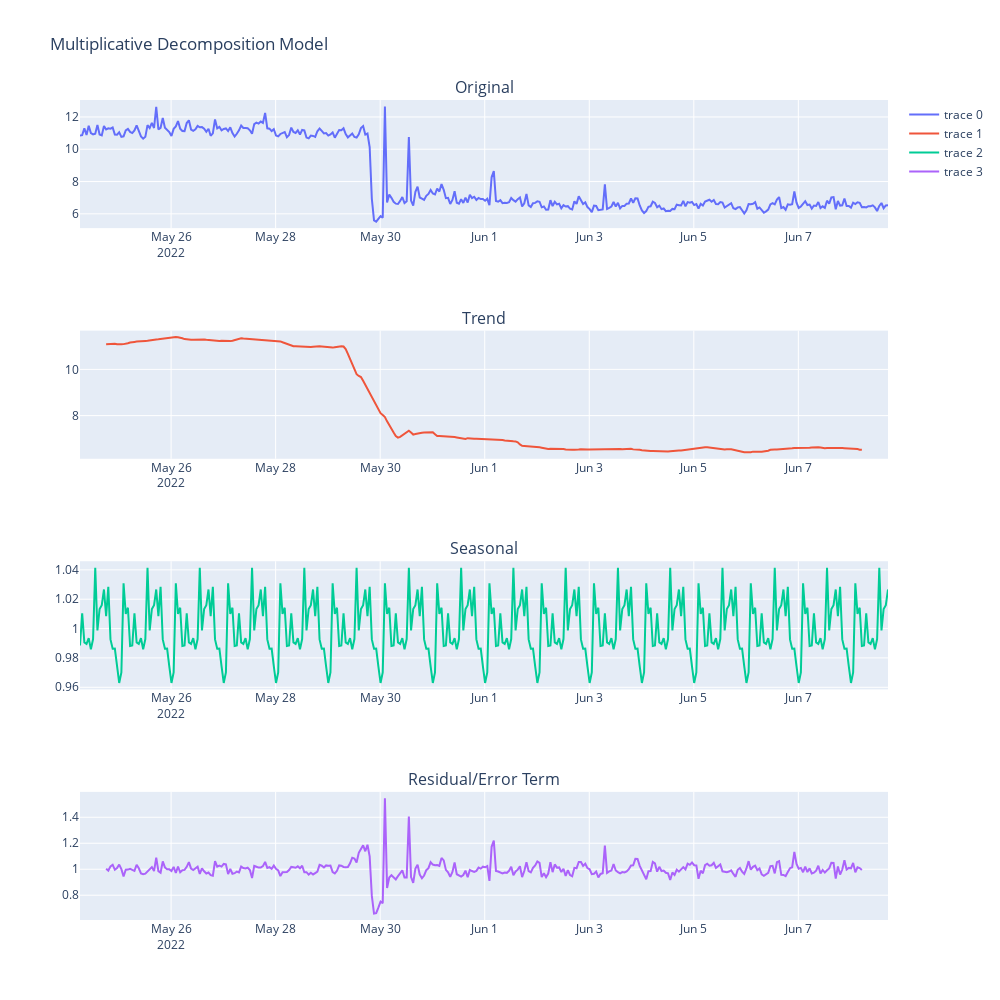

Notebook cell for this chart:
### Code cell
#fig4.add_trace(go.scatter(x=trend.index, y=seasonal),row=1,col=1)
fig5 = make_subplots(rows=4, cols=1,subplot_titles=("Original", "Trend", "Seasonal", "Residual/Error Term"))
fig5.add_trace(go.Scatter(x=sample_df_decomp.index, y=sample_df_decomp.Cpu_usage),row=1, col=1)
fig5.add_trace(go.Scatter(x=trend2.index, y=trend2),row=2, col=1)
fig5.add_trace(go.Scatter(x=seasonal2.index, y=seasonal2),row=3, col=1)
fig5.add_trace(go.Scatter(x=residual2.index, y=residual2),row=4, col=1)
fig5.update_layout(height=1000, width=1000, title_text="Multiplicative Decomposition Model")
fig5.show()

### Figure 1 — Plotly figure (JSON) as saved in the notebook; plotly's stock layout.template omitted (floating-point values rounded to 4 significant figures; data arrays with more than 128 entries replaced by an {"elided": "..."} marker saying what was removed)
{"data": [{"type": "scatter", "x": {"elided": "372 str values"}, "xaxis": "x", "y": {"elided": "372 float values"}, "yaxis": "y"}, {"type": "scatter", "x": {"elided": "372 str values"}, "xaxis": "x2", "y": {"elided": "372 float values"}, "yaxis": "y2"}, {"type": "scatter", "x": {"elided": "372 str values"}, "xaxis": "x3", "y": {"elided": "372 float values"}, "yaxis": "y3"}, {"type": "scatter", "x": {"elided": "372 str values"}, "xaxis": "x4", "y": {"elided": "372 float values"}, "yaxis": "y4"}], "layout": {"annotations": [{"font": {"size": 16}, "showarrow": false, "text": "Original", "x": 0.5, "xanchor": "center", "xref": "paper", "y": 1, "yanchor": "bottom", "yref": "paper"}, {"font": {"size": 16}, "showarrow": false, "text": "Trend", "x": 0.5, "xanchor": "center", "xref": "paper", "y": 0.7188, "yanchor": "bottom", "yref": "paper"}, {"font": {"size": 16}, "showarrow": false, "text": "Seasonal", "x": 0.5, "xanchor": "center", "xref": "paper", "y": 0.4375, "yanchor": "bottom", "yref": "paper"}, {"font": {"size": 16}, "showarrow": false, "text": "Residual/Error Term", "x": 0.5, "xanchor": "center", "xref": "paper", "y": 0.1562, "yanchor": "bottom", "yref": "paper"}], "height": 1000, "title": {"text": "Multiplicative Decomposition Model"}, "width": 1000, "xaxis": {"anchor": "y", "autorange": true, "domain": [0, 1], "range": ["2022-05-24 06:10:09", "2022-06-08 17:10:09"], "type": "date"}, "xaxis2": {"anchor": "y2", "autorange": true, "domain": [0, 1], "range": ["2022-05-24 06:10:09", "2022-06-08 17:10:09"], "type": "date"}, "xaxis3": {"anchor": "y3", "autorange": true, "domain": [0, 1], "range": ["2022-05-24 06:10:09", "2022-06-08 17:10:09"], "type": "date"}, "xaxis4": {"anchor": "y4", "autorange": true, "domain": [0, 1], "range": ["2022-05-24 06:10:09", "2022-06-08 17:10:09"], "type": "date"}, "yaxis": {"anchor": "x", "autorange": true, "domain": [0.8438, 1], "range": [5.115, 13.05], "type": "linear"}, "yaxis2": {"anchor": "x2", "autorange": true, "domain": [0.5625, 0.7188], "range": [6.133, 11.68], "type": "linear"}, "yaxis3": {"anchor": "x3", "autorange": true, "domain": [0.2812, 0.4375], "range": [0.9586, 1.046], "type": "linear"}, "yaxis4": {"anchor": "x4", "autorange": true, "domain": [0, 0.1562], "range": [0.6093, 1.595], "type": "linear"}}}
